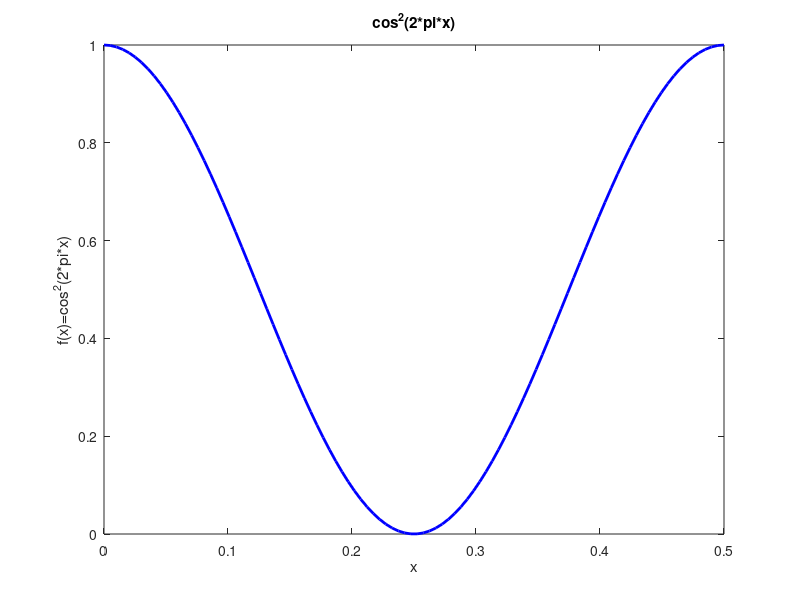

The MATLAB script that drew this image: (Note: this script raises an error after producing the figure.)

x1 = linspace(0, 0.5, 100)';
y1=cos(2*pi*x1).*cos(2*pi*x1);
figure;
plot(x1,y1,'b-','LineWidth',2);
xlabel('x')'
ylabel('f(x)=cos^2(2*pi*x)');
title('cos^2(2*pi*x)');
print('plots/underlying_fn.jpg');

data =dlmread('data/data_10.txt',' ');
x= data(:,1);
t=data(:,2);
p= polycurvefit_reg(x,t,9,0)
figure;
plot(x1,y1,'b-','LineWidth',2);
hold on;
xi = linspace(0, 0.5, 100);
y_predict = poly_out_values(p, x);
yi= interp1 (x, y_predict, xi,'spline');
plot(x, t, "*",  xi, yi, "r-",'LineWidth',2);
#plot(x, t, "*", x, poly_out_values(p, x), "r-",'LineWidth',2);
xlabel('x');
ylabel('t');
title('ln lambda= - infinity');
print('plots/reg_poly_curve_N_10_M_9_lamda-inf.jpg')

p=polycurvefit_reg(x,t,9,e^(-18));
figure;
plot(x1,y1,'b-','LineWidth',2);
hold on;
xi = linspace(0, 0.5, 100);
y_predict = poly_out_values(p, x);
yi= interp1 (x, y_predict, xi,'spline');
plot(x, t, "*",  xi, yi, "r-",'LineWidth',2);
#plot(x, t, "*", x, poly_out_values(p, x), "r-",'LineWidth',2);
xlabel('x');
ylabel('t');
title('ln lamda = -18');
print('plots/reg_poly_curve_N_10_M_9_lamda-18.jpg')

p=polycurvefit_reg(x,t,9,1);
figure;
plot(x1,y1,'b-','LineWidth',2);
hold on;
xi = linspace(0, 0.5, 100);
y_predict = poly_out_values(p, x);
yi= interp1 (x, y_predict, xi,'spline');
plot(x, t, "*",  xi, yi, "r-",'LineWidth',2);
#plot(x, t, "*", x, poly_out_values(p, x), "r-",'LineWidth',2);
xlabel('x');
ylabel('t');
title('ln lamda = 0');
print('plots/reg_poly_curve_N_10_M_9_lamda-0.jpg')
